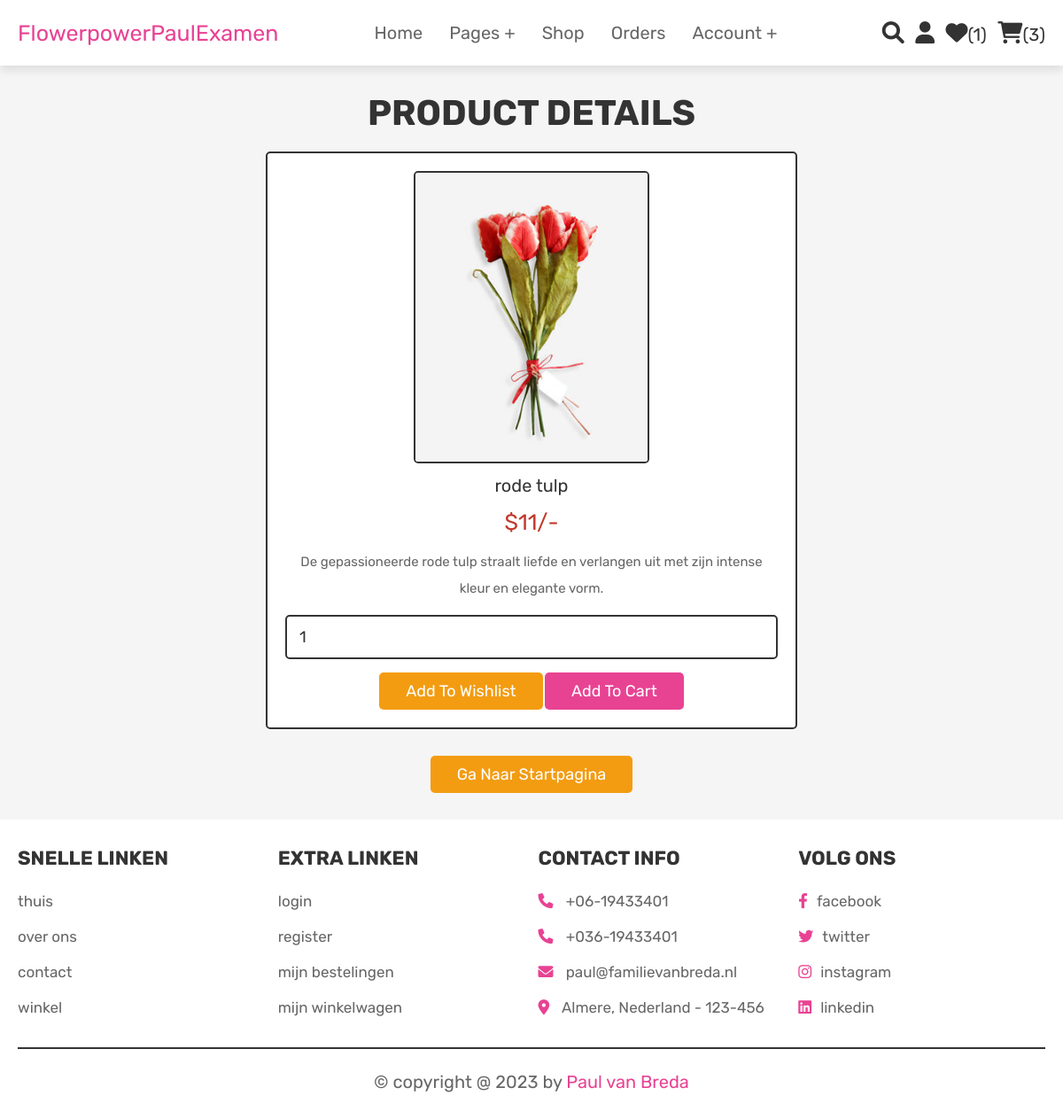
The app's page /view_page.php?pid=18 (signed in) with its own data.
### tables this page shows
CREATE TABLE `products` (
  `id` int(100) NOT NULL,
  `name` varchar(100) NOT NULL,
  `details` varchar(500) NOT NULL,
  `price` int(100) NOT NULL,
  `image` varchar(100) NOT NULL
);

### view_page.php (the view, shortened to what this page needs)
<?php
@include 'config.php';
?>
<!DOCTYPE html>
<html lang="en">
<head>
   <link rel="stylesheet" href="https://cdnjs.cloudflare.com/ajax/libs/font-awesome/6.0.0/css/all.min.css">
   <link rel="stylesheet" href="css/style.css">
</head>
<body>
<?php @include 'header.php'; ?>
<section class="quick-view">
    <h1 class="title">product details</h1>
    <?php
        if(isset($_GET['pid'])){
            $pid = $_GET['pid'];
            $select_products = mysqli_query($conn, "SELECT * FROM `products` WHERE id = '$pid'") or die('query failed');
         if(mysqli_num_rows($select_products) > 0){
            while($fetch_products = mysqli_fetch_assoc($select_products)){
    ?>
    <form action="" method="POST">
         <img src="uploaded_img/<?php echo $fetch_products['image']; ?>" alt="" class="image">
         <div class="name"><?php echo $fetch_products['name']; ?></div>
         <div class="price">$<?php echo $fetch_products['price']; ?>/-</div>
         <div class="details"><?php echo $fetch_products['details']; ?></div>
         <input type="number" name="product_quantity" value="1" min="0" class="qty">
         <input type="submit" value="add to wishlist" name="add_to_wishlist" class="option-btn">
         <input type="submit" value="add to cart" name="add_to_cart" class="btn">
      </form>
    <?php
            }
        }else{
        echo '<p class="empty">geen productgegevens beschikbaar!</p>';
        }
    }
    ?>
    <div class="more-btn">
        <a href="home.php" class="option-btn">ga naar startpagina</a>
    </div>
</section>
<?php @include 'footer.php'; ?>
</body>
</html>

### css/style.css (style rules this page uses)
:root { --pink:#e84393; --red:#c0392b; --orange:#f39c12; --black:#333; --white:#fff; --light-color:#666; --light-white:#ccc; --light-bg:#f5f5f5; --border:.2rem solid var(--black); --box-shadow:0 .5rem 1rem rgba(0,0,0,.1); }
* { font-family: 'Rubik', sans-serif; margin:0; padding:0; box-sizing: border-box; outline: none; border:none; text-decoration: none; transition:all .2s linear; }
html { font-size: 62.5%; overflow-x: hidden; scroll-behavior: smooth; scroll-padding-top: 6.5rem; }
body { background: var(--light-bg); }
section { padding:3rem 2rem; }
.btn, .delete-btn, .option-btn { display: inline-block; border-radius: .5rem; margin-top: 1rem; font-size: 1.8rem; color:var(--white); cursor: pointer; padding:1rem 3rem; text-transform: capitalize; }
.btn { background-color: var(--pink); }
.option-btn { background-color: var(--orange); }
.more-btn { margin-top: 2rem; text-align: center; }
.title { text-align: center; margin-bottom: 2rem; color:var(--black); text-transform: uppercase; font-size: 4rem; }
.quick-view form { max-width: 60rem; padding:2rem; text-align: center; border:var(--border); box-shadow: var(--border); border-radius: .5rem; background-color: var(--white); margin:0 auto; }
.quick-view form .image { height: 33rem; border:var(--border); border-radius: .5rem; }
.quick-view form .name { margin:1rem 0; font-size: 2rem; color:var(--black); }
.quick-view form .price { color:var(--red); font-size: 2.5rem; padding:.5rem 0; }
.quick-view form .details { padding:1rem 0; font-size: 1.5rem; color:var(--light-color); line-height: 2; }
.quick-view form .qty { width: 100%; padding:1.2rem 1.4rem; font-size: 1.8rem; color:var(--black); border-radius: .5rem; border:var(--border); margin:.5rem 0; }

### records on screen
products: image (picture), name "rode tulp", price "11", details "De gepassioneerde rode tulp straalt liefde en verlangen uit met zijn intense kleur en elegante vorm."

### other values on screen
$wishlist_num_rows "1"
$cart_num_rows "3"
